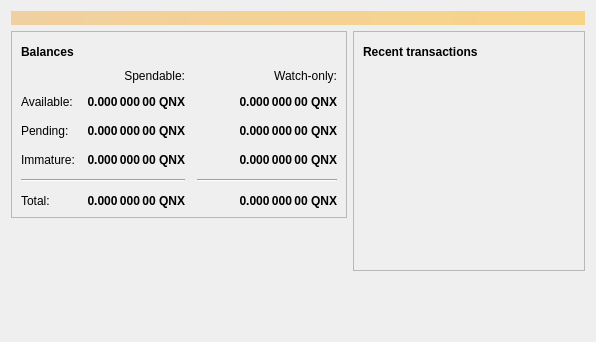
<?xml version="1.0" encoding="UTF-8"?>
<ui version="4.0">
 <class>OverviewPage</class>
 <widget class="QWidget" name="OverviewPage">
  <property name="geometry">
   <rect>
    <x>0</x>
    <y>0</y>
    <width>596</width>
    <height>342</height>
   </rect>
  </property>
  <property name="windowTitle">
   <string>Form</string>
  </property>
  <layout class="QVBoxLayout" name="topLayout">
   <item>
    <widget class="QLabel" name="labelAlerts">
     <property name="visible">
      <bool>false</bool>
     </property>
     <property name="styleSheet">
      <string notr="true">QLabel { background-color: qlineargradient(x1: 0, y1: 0, x2: 1, y2: 0, stop:0 #F0D0A0, stop:1 #F8D488); color:#000000; }</string>
     </property>
     <property name="wordWrap">
      <bool>true</bool>
     </property>
     <property name="margin">
      <number>3</number>
     </property>
     <property name="textInteractionFlags">
      <set>Qt::TextSelectableByMouse</set>
     </property>
    </widget>
   </item>
   <item>
    <layout class="QHBoxLayout" name="horizontalLayout" stretch="1,1">
     <item>
      <layout class="QVBoxLayout" name="verticalLayout_2">
       <item>
        <widget class="QFrame" name="frame">
         <property name="frameShape">
          <enum>QFrame::StyledPanel</enum>
         </property>
         <property name="frameShadow">
          <enum>QFrame::Raised</enum>
         </property>
         <layout class="QVBoxLayout" name="verticalLayout_4">
          <item>
           <layout class="QHBoxLayout" name="horizontalLayout_4">
            <item>
             <widget class="QLabel" name="label_5">
              <property name="font">
               <font>
                <weight>75</weight>
                <bold>true</bold>
               </font>
              </property>
              <property name="text">
               <string>Balances</string>
              </property>
             </widget>
            </item>
            <item>
             <widget class="QPushButton" name="labelWalletStatus">
              <property name="enabled">
               <bool>true</bool>
              </property>
              <property name="maximumSize">
               <size>
                <width>30</width>
                <height>16777215</height>
               </size>
              </property>
              <property name="toolTip">
               <string>The displayed information may be out of date. Your wallet automatically synchronizes with the Quattro network after a connection is established, but this process has not completed yet.</string>
              </property>
              <property name="text">
               <string/>
              </property>
              <property name="icon">
               <iconset resource="../bitcoin.qrc">
                <normaloff>:/icons/warning</normaloff>
                <disabledoff>:/icons/warning</disabledoff>:/icons/warning</iconset>
              </property>
              <property name="iconSize">
               <size>
                <width>24</width>
                <height>24</height>
               </size>
              </property>
              <property name="flat">
               <bool>true</bool>
              </property>
             </widget>
            </item>
            <item>
             <spacer name="horizontalSpacer_3">
              <property name="orientation">
               <enum>Qt::Horizontal</enum>
              </property>
              <property name="sizeHint" stdset="0">
               <size>
                <width>40</width>
                <height>20</height>
               </size>
              </property>
             </spacer>
            </item>
           </layout>
          </item>
          <item>
           <layout class="QGridLayout" name="gridLayout">
            <property name="spacing">
             <number>12</number>
            </property>
            <item row="2" column="2">
             <widget class="QLabel" name="labelWatchPending">
              <property name="font">
               <font>
                <weight>75</weight>
                <bold>true</bold>
               </font>
              </property>
              <property name="cursor">
               <cursorShape>IBeamCursor</cursorShape>
              </property>
              <property name="toolTip">
               <string>Unconfirmed transactions to watch-only addresses</string>
              </property>
              <property name="text">
               <string notr="true">0.000 000 00 QNX</string>
              </property>
              <property name="alignment">
               <set>Qt::AlignRight|Qt::AlignTrailing|Qt::AlignVCenter</set>
              </property>
              <property name="textInteractionFlags">
               <set>Qt::LinksAccessibleByMouse|Qt::TextSelectableByKeyboard|Qt::TextSelectableByMouse</set>
              </property>
             </widget>
            </item>
            <item row="2" column="1">
             <widget class="QLabel" name="labelUnconfirmed">
              <property name="font">
               <font>
                <weight>75</weight>
                <bold>true</bold>
               </font>
              </property>
              <property name="cursor">
               <cursorShape>IBeamCursor</cursorShape>
              </property>
              <property name="toolTip">
               <string>Total of transactions that have yet to be confirmed, and do not yet count toward the spendable balance</string>
              </property>
              <property name="text">
               <string notr="true">0.000 000 00 QNX</string>
              </property>
              <property name="alignment">
               <set>Qt::AlignRight|Qt::AlignTrailing|Qt::AlignVCenter</set>
              </property>
              <property name="textInteractionFlags">
               <set>Qt::LinksAccessibleByMouse|Qt::TextSelectableByKeyboard|Qt::TextSelectableByMouse</set>
              </property>
             </widget>
            </item>
            <item row="3" column="2">
             <widget class="QLabel" name="labelWatchImmature">
              <property name="font">
               <font>
                <weight>75</weight>
                <bold>true</bold>
               </font>
              </property>
              <property name="cursor">
               <cursorShape>IBeamCursor</cursorShape>
              </property>
              <property name="toolTip">
               <string>Mined balance in watch-only addresses that has not yet matured</string>
              </property>
              <property name="text">
               <string notr="true">0.000 000 00 QNX</string>
              </property>
              <property name="alignment">
               <set>Qt::AlignRight|Qt::AlignTrailing|Qt::AlignVCenter</set>
              </property>
              <property name="textInteractionFlags">
               <set>Qt::LinksAccessibleByMouse|Qt::TextSelectableByKeyboard|Qt::TextSelectableByMouse</set>
              </property>
             </widget>
            </item>
            <item row="4" column="0" colspan="2">
             <widget class="Line" name="line">
              <property name="orientation">
               <enum>Qt::Horizontal</enum>
              </property>
             </widget>
            </item>
            <item row="4" column="2">
             <widget class="Line" name="lineWatchBalance">
              <property name="sizePolicy">
               <sizepolicy hsizetype="Preferred" vsizetype="Fixed">
                <horstretch>0</horstretch>
                <verstretch>0</verstretch>
               </sizepolicy>
              </property>
              <property name="minimumSize">
               <size>
                <width>140</width>
                <height>0</height>
               </size>
              </property>
              <property name="orientation">
               <enum>Qt::Horizontal</enum>
              </property>
             </widget>
            </item>
            <item row="5" column="0">
             <widget class="QLabel" name="labelTotalText">
              <property name="text">
               <string>Total:</string>
              </property>
             </widget>
            </item>
            <item row="3" column="1">
             <widget class="QLabel" name="labelImmature">
              <property name="font">
               <font>
                <weight>75</weight>
                <bold>true</bold>
               </font>
              </property>
              <property name="cursor">
               <cursorShape>IBeamCursor</cursorShape>
              </property>
              <property name="toolTip">
               <string>Mined balance that has not yet matured</string>
              </property>
              <property name="text">
               <string notr="true">0.000 000 00 QNX</string>
              </property>
              <property name="alignment">
               <set>Qt::AlignRight|Qt::AlignTrailing|Qt::AlignVCenter</set>
              </property>
              <property name="textInteractionFlags">
               <set>Qt::LinksAccessibleByMouse|Qt::TextSelectableByKeyboard|Qt::TextSelectableByMouse</set>
              </property>
             </widget>
            </item>
            <item row="2" column="3">
             <spacer name="horizontalSpacer_2">
              <property name="orientation">
               <enum>Qt::Horizontal</enum>
              </property>
              <property name="sizeHint" stdset="0">
               <size>
                <width>40</width>
                <height>20</height>
               </size>
              </property>
             </spacer>
            </item>
            <item row="3" column="0">
             <widget class="QLabel" name="labelImmatureText">
              <property name="text">
               <string>Immature:</string>
              </property>
             </widget>
            </item>
            <item row="5" column="1">
             <widget class="QLabel" name="labelTotal">
              <property name="font">
               <font>
                <weight>75</weight>
                <bold>true</bold>
               </font>
              </property>
              <property name="cursor">
               <cursorShape>IBeamCursor</cursorShape>
              </property>
              <property name="toolTip">
               <string>Your current total balance</string>
              </property>
              <property name="text">
               <string notr="true">0.000 000 00 QNX</string>
              </property>
              <property name="alignment">
               <set>Qt::AlignRight|Qt::AlignTrailing|Qt::AlignVCenter</set>
              </property>
              <property name="textInteractionFlags">
               <set>Qt::LinksAccessibleByMouse|Qt::TextSelectableByKeyboard|Qt::TextSelectableByMouse</set>
              </property>
             </widget>
            </item>
            <item row="5" column="2">
             <widget class="QLabel" name="labelWatchTotal">
              <property name="font">
               <font>
                <weight>75</weight>
                <bold>true</bold>
               </font>
              </property>
              <property name="cursor">
               <cursorShape>IBeamCursor</cursorShape>
              </property>
              <property name="toolTip">
               <string>Current total balance in watch-only addresses</string>
              </property>
              <property name="text">
               <string notr="true">0.000 000 00 QNX</string>
              </property>
              <property name="alignment">
               <set>Qt::AlignRight|Qt::AlignTrailing|Qt::AlignVCenter</set>
              </property>
              <property name="textInteractionFlags">
               <set>Qt::LinksAccessibleByMouse|Qt::TextSelectableByKeyboard|Qt::TextSelectableByMouse</set>
              </property>
             </widget>
            </item>
            <item row="0" column="2">
             <widget class="QLabel" name="labelWatchonly">
              <property name="text">
               <string>Watch-only:</string>
              </property>
              <property name="alignment">
               <set>Qt::AlignRight|Qt::AlignTrailing|Qt::AlignVCenter</set>
              </property>
             </widget>
            </item>
            <item row="1" column="0">
             <widget class="QLabel" name="labelBalanceText">
              <property name="text">
               <string>Available:</string>
              </property>
             </widget>
            </item>
            <item row="1" column="1">
             <widget class="QLabel" name="labelBalance">
              <property name="font">
               <font>
                <weight>75</weight>
                <bold>true</bold>
               </font>
              </property>
              <property name="cursor">
               <cursorShape>IBeamCursor</cursorShape>
              </property>
              <property name="toolTip">
               <string>Your current spendable balance</string>
              </property>
              <property name="text">
               <string notr="true">0.000 000 00 QNX</string>
              </property>
              <property name="alignment">
               <set>Qt::AlignRight|Qt::AlignTrailing|Qt::AlignVCenter</set>
              </property>
              <property name="textInteractionFlags">
               <set>Qt::LinksAccessibleByMouse|Qt::TextSelectableByKeyboard|Qt::TextSelectableByMouse</set>
              </property>
             </widget>
            </item>
            <item row="1" column="2">
             <widget class="QLabel" name="labelWatchAvailable">
              <property name="font">
               <font>
                <weight>75</weight>
                <bold>true</bold>
               </font>
              </property>
              <property name="cursor">
               <cursorShape>IBeamCursor</cursorShape>
              </property>
              <property name="toolTip">
               <string>Your current balance in watch-only addresses</string>
              </property>
              <property name="text">
               <string notr="true">0.000 000 00 QNX</string>
              </property>
              <property name="alignment">
               <set>Qt::AlignRight|Qt::AlignTrailing|Qt::AlignVCenter</set>
              </property>
              <property name="textInteractionFlags">
               <set>Qt::LinksAccessibleByMouse|Qt::TextSelectableByKeyboard|Qt::TextSelectableByMouse</set>
              </property>
             </widget>
            </item>
            <item row="2" column="0">
             <widget class="QLabel" name="labelPendingText">
              <property name="text">
               <string>Pending:</string>
              </property>
             </widget>
            </item>
            <item row="0" column="1">
             <widget class="QLabel" name="labelSpendable">
              <property name="text">
               <string>Spendable:</string>
              </property>
              <property name="alignment">
               <set>Qt::AlignRight|Qt::AlignTrailing|Qt::AlignVCenter</set>
              </property>
             </widget>
            </item>
           </layout>
          </item>
         </layout>
        </widget>
       </item>
       <item>
        <spacer name="verticalSpacer">
         <property name="orientation">
          <enum>Qt::Vertical</enum>
         </property>
         <property name="sizeHint" stdset="0">
          <size>
           <width>20</width>
           <height>40</height>
          </size>
         </property>
        </spacer>
       </item>
      </layout>
     </item>
     <item>
      <layout class="QVBoxLayout" name="verticalLayout_3">
       <item>
        <widget class="QFrame" name="frame_2">
         <property name="frameShape">
          <enum>QFrame::StyledPanel</enum>
         </property>
         <property name="frameShadow">
          <enum>QFrame::Raised</enum>
         </property>
         <layout class="QVBoxLayout" name="verticalLayout">
          <item>
           <layout class="QHBoxLayout" name="horizontalLayout_2">
            <item>
             <widget class="QLabel" name="label_4">
              <property name="font">
               <font>
                <weight>75</weight>
                <bold>true</bold>
               </font>
              </property>
              <property name="text">
               <string>Recent transactions</string>
              </property>
             </widget>
            </item>
            <item>
             <widget class="QPushButton" name="labelTransactionsStatus">
              <property name="enabled">
               <bool>true</bool>
              </property>
              <property name="maximumSize">
               <size>
                <width>30</width>
                <height>16777215</height>
               </size>
              </property>
              <property name="toolTip">
               <string>The displayed information may be out of date. Your wallet automatically synchronizes with the Quattro network after a connection is established, but this process has not completed yet.</string>
              </property>
              <property name="text">
               <string/>
              </property>
              <property name="icon">
               <iconset resource="../bitcoin.qrc">
                <normaloff>:/icons/warning</normaloff>
                <disabledoff>:/icons/warning</disabledoff>:/icons/warning</iconset>
              </property>
              <property name="iconSize">
               <size>
                <width>24</width>
                <height>24</height>
               </size>
              </property>
              <property name="flat">
               <bool>true</bool>
              </property>
             </widget>
            </item>
            <item>
             <spacer name="horizontalSpacer">
              <property name="orientation">
               <enum>Qt::Horizontal</enum>
              </property>
              <property name="sizeHint" stdset="0">
               <size>
                <width>40</width>
                <height>20</height>
               </size>
              </property>
             </spacer>
            </item>
           </layout>
          </item>
          <item>
           <widget class="QListView" name="listTransactions">
            <property name="styleSheet">
             <string notr="true">QListView { background: transparent; }</string>
            </property>
            <property name="frameShape">
             <enum>QFrame::NoFrame</enum>
            </property>
            <property name="verticalScrollBarPolicy">
             <enum>Qt::ScrollBarAlwaysOff</enum>
            </property>
            <property name="horizontalScrollBarPolicy">
             <enum>Qt::ScrollBarAlwaysOff</enum>
            </property>
            <property name="selectionMode">
             <enum>QAbstractItemView::NoSelection</enum>
            </property>
           </widget>
          </item>
         </layout>
        </widget>
       </item>
       <item>
        <spacer name="verticalSpacer_2">
         <property name="orientation">
          <enum>Qt::Vertical</enum>
         </property>
         <property name="sizeHint" stdset="0">
          <size>
           <width>20</width>
           <height>40</height>
          </size>
         </property>
        </spacer>
       </item>
      </layout>
     </item>
    </layout>
   </item>
  </layout>
 </widget>
 <resources/>
 <connections/>
</ui>
